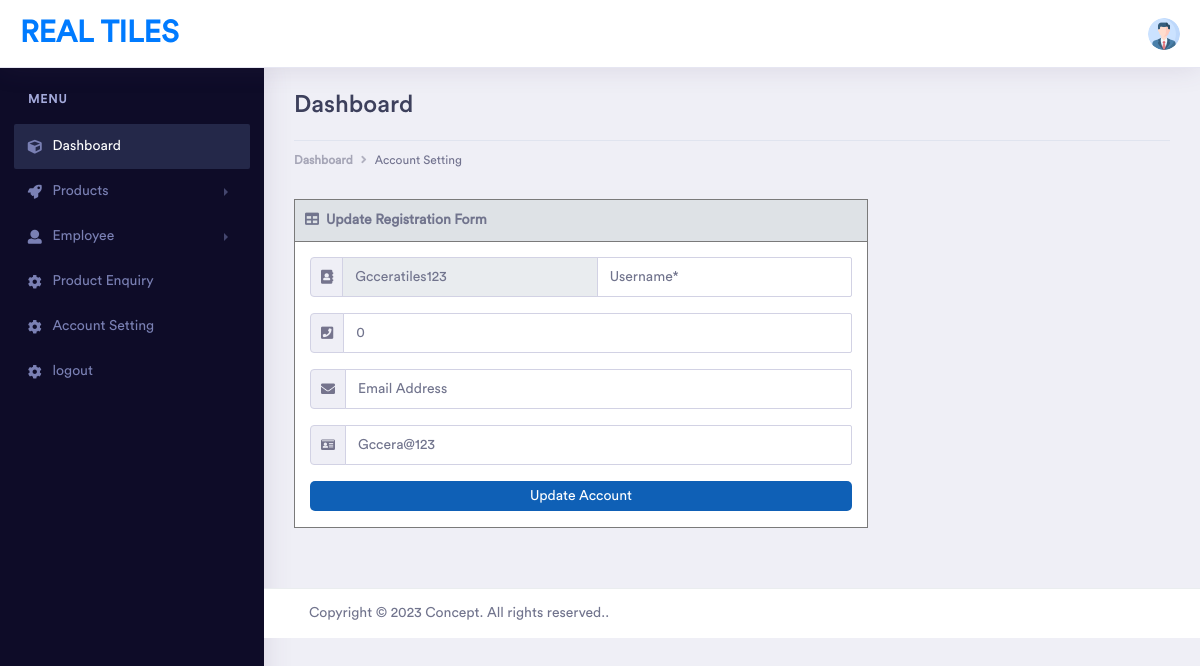
Screenshot of /admin/account-setting.php (signed in) with the database file from the repository.
### tables this page shows
CREATE TABLE `users` (
  `id` int(11) NOT NULL,
  `userid` varchar(50) NOT NULL,
  `username` varchar(50) NOT NULL,
  `phone` bigint(20) NOT NULL,
  `email` varchar(100) NOT NULL,
  `password` varchar(100) NOT NULL,
  `reg_date` date NOT NULL
);

### admin/account-setting.php (the view, shortened to what this page needs)
<?php include 'templates/header.php'; ?>
<div class="dashboard-wrapper">
    <div class="dashboard-ecommerce">
        <div class="container-fluid dashboard-content ">
            <div class="row">
                <div class="col-xl-12 col-lg-12 col-md-12 col-sm-12 col-12">
                    <div class="page-header">
                        <h2 class="pageheader-title">Dashboard </h2>
                        <div class="page-breadcrumb">
                            <nav aria-label="breadcrumb">
                                <ol class="breadcrumb">
                                    <li class="breadcrumb-item"><a href="./" class="breadcrumb-link">Dashboard</a></li>
                                    <li class="breadcrumb-item active" aria-current="page">Account Setting</li>
                                </ol>
                            </nav>
                        </div>
                    </div>
                </div>
            </div>
            <div class="ecommerce-widget">
                <div class="row">
                    <div class="col-lg-8">
                <div class="registration-content">
                    <div class="content-header">
                        <i class="fa fa-table"></i> &nbsp;Update Registration Form
                    </div>
                    <div class="content-box">
                        <form method="post">
                            <div class="input-group mb-3">
                      <div class="input-group-prepend">
                        <span class="input-group-text"><i class="fa fa-address-book"></i></span>
                      </div>
                      <input type="text" class="form-control" placeholder="User ID*" name="userid" id="userid" value="<?php echo $loginuserid; ?>" disabled>
                      <input type="text" class="form-control" placeholder="Username*" name="username" id="username" value="<?php echo $loginadmin; ?>">
                    </div>
                    <div class="input-group mb-3">
                      <div class="input-group-prepend">
                        <span class="input-group-text"><i class="fa fa-phone-square"></i></span>
                      </div>
                      <input type="number" class="form-control" placeholder="Phone Number*" name="phone_number" id="phone_number" value="<?php echo $loginphone; ?>">
                    </div>
                    <div class="input-group mb-3">
                      <div class="input-group-prepend">
                        <span class="input-group-text"><i class="fa fa-envelope"></i></span>
                      </div>
                      <input type="email" class="form-control" placeholder="Email Address" name="email_address" id="email_address" value="<?php echo $loginemail; ?>">
                    </div>
                    <div class="input-group mb-3">
                      <div class="input-group-prepend">
                        <span class="input-group-text"><i class="fa fa-id-card"></i></span>
                      </div>
                      <input type="text" class="form-control" placeholder="Password*" name="password" id="password" value="<?php echo $loginpassword; ?>">
                    </div>
                    <div class="input-group mb-3">
                      <button type="submit" class="form-control" id="update_account_btn">Update Account</button>
                    </div>
                        </form>
                    </div>
                </div>
            </div>
                </div>
            </div>
<?php  include 'templates/footer.php'; ?>

### admin/assets/libs/css/styled.css (style rules this page uses)
.breadcrumb { background: #0F60B6; margin-top: 20px; padding: 10px; }
.breadcrumb li { color: #fff; }
.breadcrumb li a { color: #fff; font-weight: 700; text-decoration: none; }
.registration-content { border: 1px solid #7A7A7A; background: #fff; }
.registration-content .content-header { background: #dee2e6; border-bottom: 1px solid #7A7A7A; padding: 10px; font-weight: 600; }
.registration-content .content-box { margin: 15px; }
.registration-content .content-box .input-group .input-group-prepend span { height: 40px; }
.registration-content .content-box .input-group button[type="submit"] { background: #0F60B6; color: #fff; border: none; outline: none; cursor: pointer; border-radius: 5px; padding: 5px 10px; }

### rows the page displays
users: userid "Gcceratiles123", phone_number "0", password "Gccera@123"
